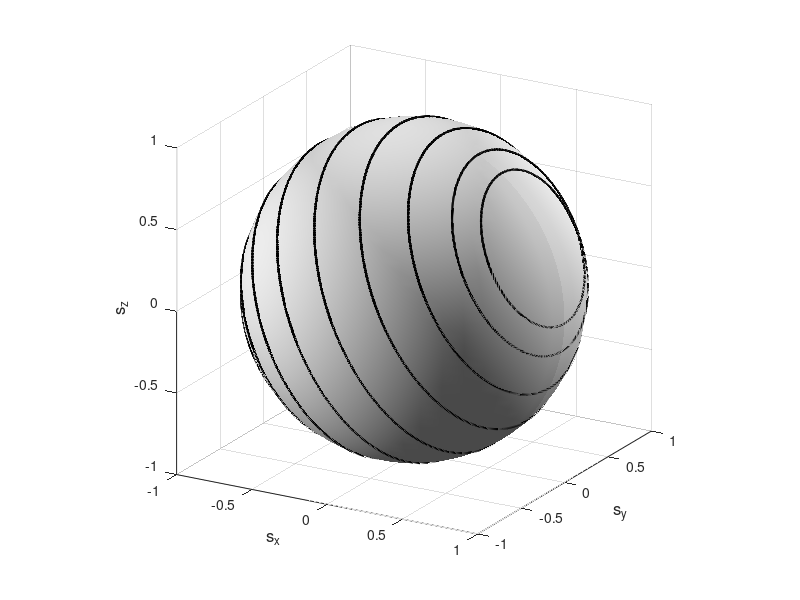

This chart was generated by the following MATLAB code:
clear all;

%% === System Parameters ===
epsilon = 0.5;  % Precession rate (e.g., magnetic field strength)
gamma   = 0;    % Dissipation parameter (set to 0 for unitary dynamics)
p       = 1;    % Interaction or driving strength

%% === System Dynamics: Bloch-like ODE ===
function dsdt = derivatives(t, s, epsilon, gamma, p)
    sx = s(1); sy = s(2); sz = s(3);
    
    dsx_dt = -epsilon * sy - gamma * sz * sx;
    dsy_dt =  epsilon * sx - p * sz - gamma * sz * sy;
    dsz_dt =  p * sy + gamma * (1 - sz^2);
    
    dsdt = [dsx_dt; dsy_dt; dsz_dt];
end

%% === RK4 Integrator ===
function s_next = rk4_step(f, t, s, h, epsilon, gamma, p)
    k1 = h * f(t,       s,        epsilon, gamma, p);
    k2 = h * f(t + h/2, s + k1/2, epsilon, gamma, p);
    k3 = h * f(t + h/2, s + k2/2, epsilon, gamma, p);
    k4 = h * f(t + h,   s + k3,   epsilon, gamma, p);
    
    s_next = s + (k1 + 2*k2 + 2*k3 + k4)/6;
end

%% === Simulation Settings ===
h  = 0.01;              % Time step
tf = 15;                % Total simulation time
t_values_forward  = 0:h:tf;
t_values_backward = 0:-h:-tf;
Nf = length(t_values_forward);
Nb = length(t_values_backward);
num_trajectories = 20;

%% === Initial Conditions (Equator: sz = 0) ===
phi_init = linspace(-pi, pi, num_trajectories);
initial_conditions = [cos(phi_init); sin(phi_init); zeros(1, num_trajectories)];

%% === Visualization Setup ===

% Bloch sphere
[X, Y, Z] = sphere(50);  % Creates mesh for unit sphere

% 3D figure
figure;
set(gcf, 'Color', 'w', 'Position', [100 100 800 600]);
ax = axes('Parent', gcf);
hold(ax, 'on');
grid(ax, 'on');
axis(ax, 'equal');

% --- Shadow plane (under the Bloch sphere) ---
[theta, rho] = meshgrid(linspace(0, 2*pi, 50), linspace(0, 1.2, 20));
X_shadow = rho .* cos(theta);
Y_shadow = rho .* sin(theta);
Z_shadow = -0.99 * ones(size(X_shadow));  % Slightly beneath z = -1

% Plot translucent circular shadow
surf(ax, X_shadow, Y_shadow, Z_shadow, ...
    'FaceColor', [0.2 0.2 0.2], ...
    'EdgeColor', 'none', ...
    'FaceAlpha', 'interp', ...
    'AlphaData', 1 - sqrt(X_shadow.^2 + Y_shadow.^2) / max(rho(:)), ...
    'FaceLighting', 'none');

% --- Plot Bloch sphere ---
surf(ax, X, Y, Z, ...
    'FaceColor', [0.8 0.8 0.8], ...
    'EdgeColor', 'none', ...
    'FaceAlpha', 1, ...
    'FaceLighting', 'flat');

% Lighting for 3D effect
light('Position', [1 1 1],   'Style', 'infinite');
light('Position', [-1 -1 0.5], 'Style', 'infinite');

% Labels and view
xlabel('s_x', 'FontSize', 12);
ylabel('s_y', 'FontSize', 12);
zlabel('s_z', 'FontSize', 12);
title(' ');

view(ax, 30, 20);
set(ax, 'Projection', 'perspective');
axis(ax, [-1 1 -1 1 -1 1]);

%% === Plotting Trajectories ===
for traj = 1:num_trajectories
    s0 = initial_conditions(:, traj);

    % Forward trajectory
    s_values_f = zeros(3, Nf);
    s_values_f(:, 1) = s0;
    for i = 1:Nf-1
        s_values_f(:, i+1) = rk4_step(@derivatives, t_values_forward(i), s_values_f(:, i), h, epsilon, gamma, p);
    end

    % Backward trajectory
    s_values_b = zeros(3, Nb);
    s_values_b(:, 1) = s0;
    for i = 1:Nb-1
        s_values_b(:, i+1) = rk4_step(@derivatives, t_values_backward(i), s_values_b(:, i), -h, epsilon, gamma, p);
    end

    % Combine both directions (excluding repeated point at t=0)
    s_values = [fliplr(s_values_b(:, 2:end)), s_values_f];

    % Plot in black
    plot3(ax, s_values(1,:), s_values(2,:), s_values(3,:), ...
        'Color', 'k', 'LineWidth', 1.5);
end

%% === Final Touches ===
material dull;
lighting gouraud;
set(ax, 'Color', [0.98 0.98 0.98]);
